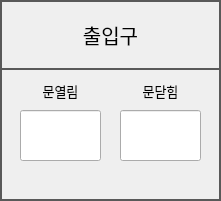
      <widget class="QFrame" name="FRAME_DOOR">
       <property name="geometry">
        <rect>
         <x>1240</x>
         <y>710</y>
         <width>221</width>
         <height>201</height>
        </rect>
       </property>
       <property name="styleSheet">
        <string notr="true">QFrame { 
   border: 2px solid #595959 
} 
QLabel {
	font: 10pt &quot;함초롬돋움&quot;;
}
QPushButton {
	border:2px solid #595959;
	font: 15pt &quot;함초롬돋움&quot;; 
}
QLineEdit {
	font: 10pt &quot;함초롬돋움&quot;;
}</string>
       </property>
       <property name="frameShape">
        <enum>QFrame::StyledPanel</enum>
       </property>
       <property name="frameShadow">
        <enum>QFrame::Raised</enum>
       </property>
       <widget class="QPushButton" name="BTN_DEV_INFO_DOOR">
        <property name="geometry">
         <rect>
          <x>0</x>
          <y>0</y>
          <width>221</width>
          <height>70</height>
         </rect>
        </property>
        <property name="font">
         <font>
          <family>함초롬돋움</family>
          <pointsize>15</pointsize>
          <weight>50</weight>
          <italic>false</italic>
          <bold>false</bold>
         </font>
        </property>
        <property name="text">
         <string>출입구</string>
        </property>
       </widget>
       <widget class="QLabel" name="label_129">
        <property name="geometry">
         <rect>
          <x>120</x>
          <y>80</y>
          <width>81</width>
          <height>21</height>
         </rect>
        </property>
        <property name="font">
         <font>
          <family>함초롬돋움</family>
          <pointsize>10</pointsize>
          <weight>50</weight>
          <italic>false</italic>
          <bold>false</bold>
         </font>
        </property>
        <property name="styleSheet">
         <string notr="true">QLabel{ 
   border: 0px solid
} </string>
        </property>
        <property name="text">
         <string>문닫힘</string>
        </property>
        <property name="alignment">
         <set>Qt::AlignCenter</set>
        </property>
       </widget>
       <widget class="QLineEdit" name="LE_DOOR_CLOSED">
        <property name="geometry">
         <rect>
          <x>120</x>
          <y>110</y>
          <width>81</width>
          <height>51</height>
         </rect>
        </property>
        <property name="font">
         <font>
          <family>함초롬돋움</family>
          <pointsize>10</pointsize>
          <weight>50</weight>
          <italic>false</italic>
          <bold>false</bold>
         </font>
        </property>
        <property name="readOnly">
         <bool>true</bool>
        </property>
       </widget>
       <widget class="QLabel" name="label_130">
        <property name="geometry">
         <rect>
          <x>20</x>
          <y>80</y>
          <width>81</width>
          <height>21</height>
         </rect>
        </property>
        <property name="font">
         <font>
          <family>함초롬돋움</family>
          <pointsize>10</pointsize>
          <weight>50</weight>
          <italic>false</italic>
          <bold>false</bold>
         </font>
        </property>
        <property name="styleSheet">
         <string notr="true">QLabel{ 
   border: 0px solid
} </string>
        </property>
        <property name="text">
         <string>문열림</string>
        </property>
        <property name="alignment">
         <set>Qt::AlignCenter</set>
        </property>
       </widget>
       <widget class="QLineEdit" name="LE_DOOR_OPENED">
        <property name="geometry">
         <rect>
          <x>20</x>
          <y>110</y>
          <width>81</width>
          <height>51</height>
         </rect>
        </property>
        <property name="font">
         <font>
          <family>함초롬돋움</family>
          <pointsize>10</pointsize>
          <weight>50</weight>
          <italic>false</italic>
          <bold>false</bold>
         </font>
        </property>
        <property name="readOnly">
         <bool>true</bool>
        </property>
       </widget>
      </widget>
